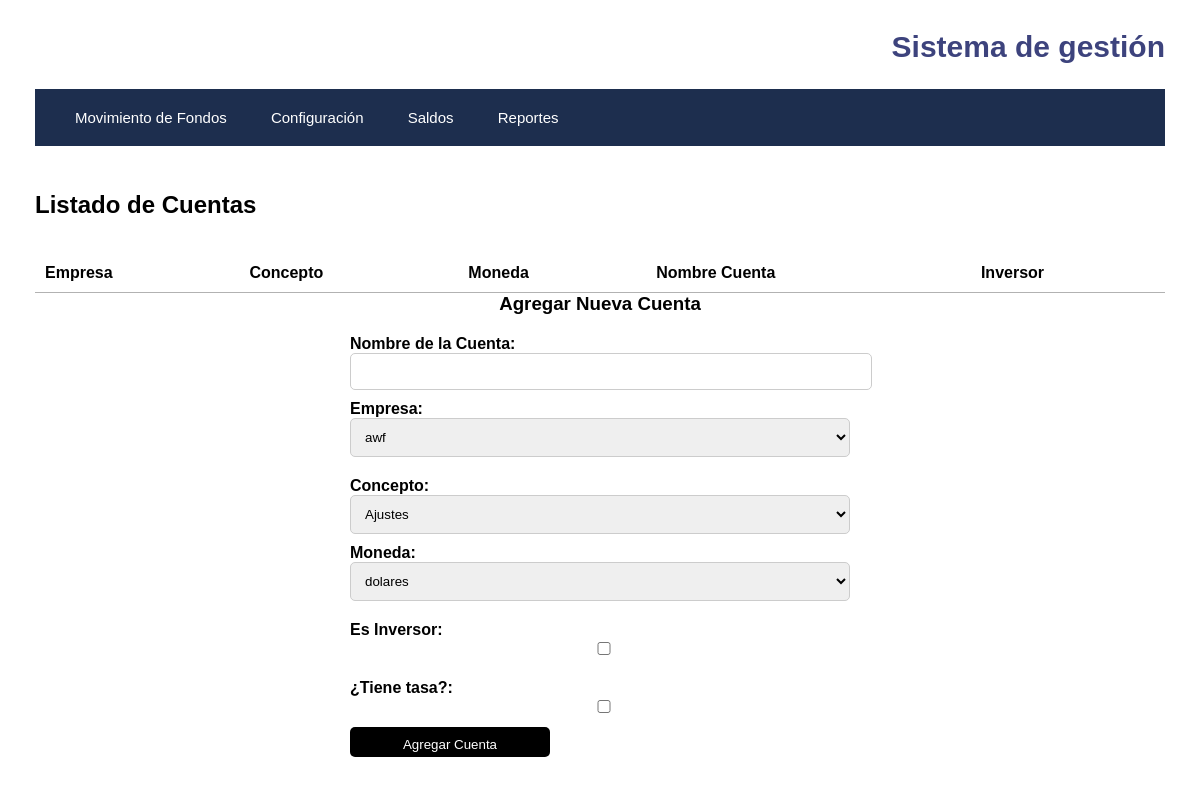
Before: /api/addaccount with the older database file.
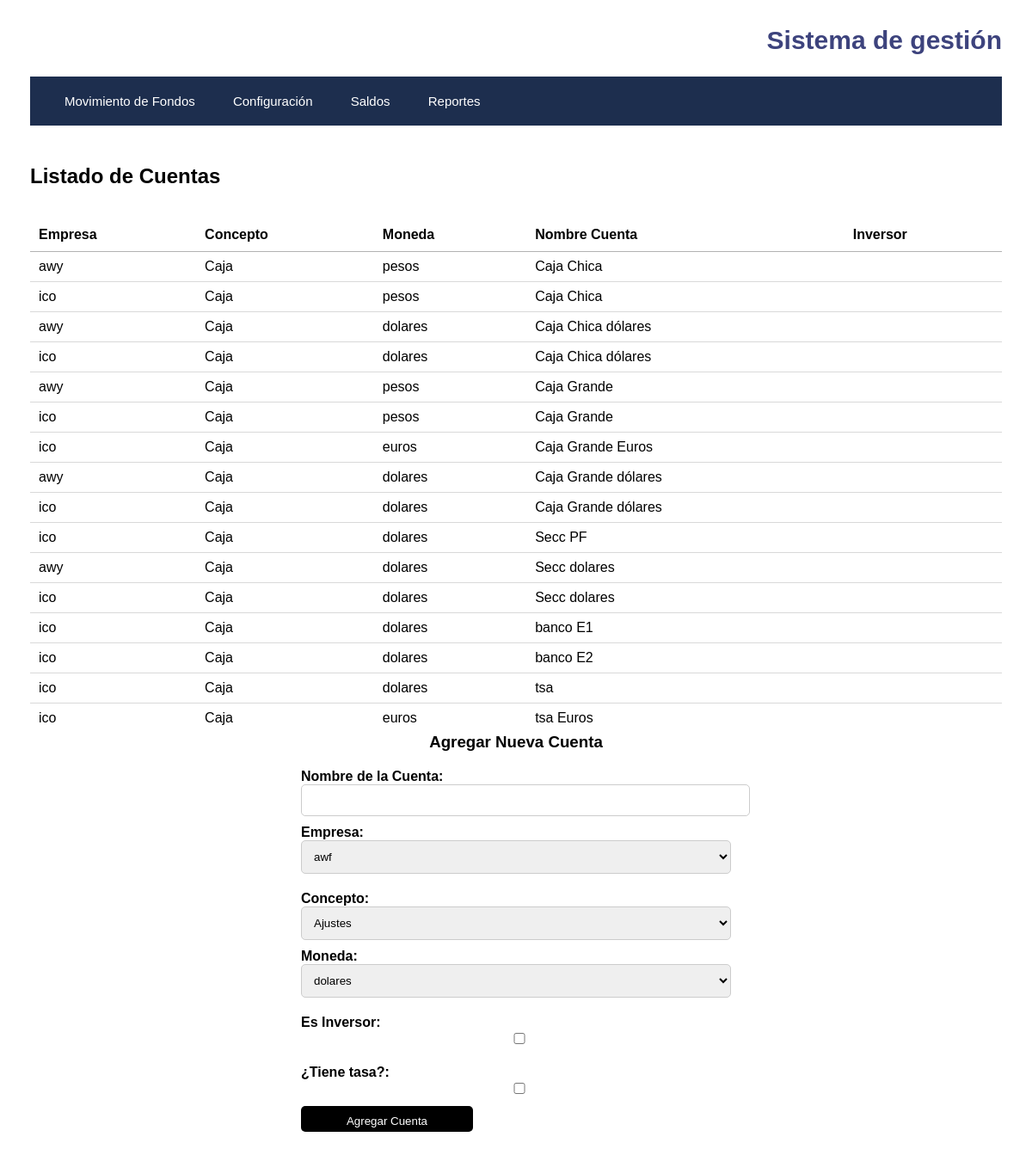
After: the same page with the newer database file.
### Models.py (models this page shows, shortened)
class Cuentas(db.Model):
    id_cuenta = db.Column(db.Integer, primary_key=True)
    id_empresa = db.Column(db.Integer, db.ForeignKey('empresa.id_empresa'))
    id_concepto = db.Column(db.Integer, db.ForeignKey('concepto.id_concepto'))
    id_moneda = db.Column(db.Integer, db.ForeignKey('moneda.id_moneda'))
    nombre_cuenta = db.Column(db.Text)
    inversor_T_F = db.Column(db.Integer)
    id_inversor = db.Column(db.Integer, db.ForeignKey('inversor.id_inversor'))
    tasa_T_F = db.Column(db.Integer)
    empresa = db.relationship('Empresa', foreign_keys=[id_empresa])
    concepto = db.relationship('Concepto', foreign_keys=[id_concepto])
    moneda = db.relationship('Moneda', foreign_keys=[id_moneda])
    inversor = db.relationship('Inversor', foreign_keys=[id_inversor])

class Empresa(db.Model):
    id_empresa = db.Column(db.Integer, unique=True, primary_key=True)
    nombre_empresa = db.Column(db.Text, unique=True)

class Concepto(db.Model):
    id_concepto = db.Column(db.Integer, unique=True, primary_key=True)
    nombre_concepto = db.Column(db.Text, unique=True)

class Moneda(db.Model):
    id_moneda = db.Column(db.Integer, unique=True, primary_key=True)
    descr_moneda = db.Column(db.Text, unique=True)

### app.py (the view)
@app.route("/api/addaccount", methods=["GET"])
def show_account_form():
    opciones_moneda = sorted(Moneda.query.all(), key=lambda moneda: moneda.descr_moneda)
    opciones_empresa = sorted(Empresa.query.all(), key=lambda empresa: empresa.nombre_empresa)
    opciones_concepto = sorted(Concepto.query.all(), key=lambda concepto: concepto.nombre_concepto)
    opciones_cuenta = sorted(Cuentas.query.all(), key=lambda cuenta: cuenta.nombre_cuenta)
    opciones_inversor = sorted(Inversor.query.all(), key=lambda inversor: inversor.nombre_inversor)
    opciones_tasa = sorted(Tasa.query.all(), key=lambda tasa: tasa.fecha)
    return render_template("addaccount.html",opciones_tasa=opciones_tasa,opciones_inversor=opciones_inversor,opciones_cuenta=opciones_cuenta, opciones_moneda=opciones_moneda, opciones_empresa=opciones_empresa, opciones_concepto=opciones_concepto)

### templates/addaccount.html (shortened to what this page needs)
<!DOCTYPE html>
<html lang="en">
<head>
    <link rel="stylesheet" type="text/css" href="{{ url_for('static', filename='style.css') }}">
    <link rel="stylesheet" type="text/css" href="https://cdn.datatables.net/1.11.5/css/jquery.dataTables.css">
</head>
<body>
    {% extends 'base.html' %}
    {% block content %}
        <h2>Listado de Cuentas</h2>
        <div class="styled-table-container">
            <table id="tabla" class="display dataTable" class="styled-table">
                <thead>
                    <tr>
                        <th>Empresa</th>
                        <th>Concepto</th>
                        <th>Moneda</th>
                        <th>Nombre Cuenta</th>
                        <th>Inversor</th>
                    </tr>
                </thead>
                <tbody>
                    {% for cuenta in opciones_cuenta %}
                        <tr>
                            <td>{{ cuenta.empresa.nombre_empresa }}</td>
                            <td>{{ cuenta.concepto.nombre_concepto }}</td>
                            <td>{{ cuenta.moneda.descr_moneda }}</td>
                            <td>{{ cuenta.nombre_cuenta }}</td>
                            <td>{{ cuenta.inversor.nombre_inversor }}</td>
                        </tr>
                    {% endfor %}
                </tbody>
            </table>
        </div>
        <h3>Agregar Nueva Cuenta</h3>
        <form action="/api/addaccount" method="post">
            <div class="form-group">
                <label for="nombre_cuenta">Nombre de la Cuenta:</label>
                <input type="text" id="nombre_cuenta" name="nombre_cuenta" required>
            </div>
            <div class="form-group">
                <label for="nombre_empresa">Empresa:</label>
                <select id="id_empresa" name="id_empresa" required>
                    {% for empresa in opciones_empresa %}
                        <option value="{{ empresa.id_empresa }}">{{ empresa.nombre_empresa }}</option>
                    {% endfor %}
                </select>
            </div>
            <div class="form-group">
                <label for="nombre_conepto">Concepto:</label>
                <select id="id_concepto" name="id_concepto" required>
                    {% for concepto in opciones_concepto %}
                        <option value="{{ concepto.id_concepto }}">{{ concepto.nombre_concepto }}</option>
                    {% endfor %}
                </select>
            </div>
            <div class="form-group">
                <label for="descr_moneda">Moneda:</label>
                <select id="id_moneda" name="id_moneda" required>
                    {% for moneda in opciones_moneda %}
                        <option value="{{ moneda.id_moneda }}">{{ moneda.descr_moneda }}</option>
                    {% endfor %}
                </select>
            </div>
            <div class="form-group">
                <label for="inversor_T_F">Es Inversor:</label>
                <input type="checkbox" id="inversor_T_F" name="inversor_T_F" onclick="toggleInversorField()">
            </div>
            <div class="form-group">
                <label for="tasa_T_F">¿Tiene tasa?:</label>
                <input type="checkbox" id="tasa_T_F" name="tasa_T_F" onclick="toggleTasaField()">
            </div>
            <input type="submit" value="Agregar Cuenta">
        </form>
    {% endblock %}

Changed rows visible on the page:
added Cuentas: empresa.nombre_empresa "awy", concepto.nombre_concepto "Caja", moneda.descr_moneda "pesos", nombre_cuenta "Caja Chica"
added Cuentas: empresa.nombre_empresa "ico", concepto.nombre_concepto "Caja", moneda.descr_moneda "pesos", nombre_cuenta "Caja Chica"
added Cuentas: empresa.nombre_empresa "awy", concepto.nombre_concepto "Caja", moneda.descr_moneda "dolares", nombre_cuenta "Caja Chica dólares"
added Cuentas: empresa.nombre_empresa "ico", concepto.nombre_concepto "Caja", moneda.descr_moneda "dolares", nombre_cuenta "Caja Chica dólares"
added Cuentas: empresa.nombre_empresa "awy", concepto.nombre_concepto "Caja", moneda.descr_moneda "pesos", nombre_cuenta "Caja Grande"
added Cuentas: empresa.nombre_empresa "ico", concepto.nombre_concepto "Caja", moneda.descr_moneda "pesos", nombre_cuenta "Caja Grande"
added Cuentas: empresa.nombre_empresa "ico", concepto.nombre_concepto "Caja", moneda.descr_moneda "euros", nombre_cuenta "Caja Grande Euros"
added Cuentas: empresa.nombre_empresa "awy", concepto.nombre_concepto "Caja", moneda.descr_moneda "dolares", nombre_cuenta "Caja Grande dólares"
added Cuentas: empresa.nombre_empresa "ico", concepto.nombre_concepto "Caja", moneda.descr_moneda "dolares", nombre_cuenta "Caja Grande dólares"
added Cuentas: empresa.nombre_empresa "ico", concepto.nombre_concepto "Caja", moneda.descr_moneda "dolares", nombre_cuenta "Secc PF"
added Cuentas: empresa.nombre_empresa "awy", concepto.nombre_concepto "Caja", moneda.descr_moneda "dolares", nombre_cuenta "Secc dolares"
added Cuentas: empresa.nombre_empresa "ico", concepto.nombre_concepto "Caja", moneda.descr_moneda "dolares", nombre_cuenta "Secc dolares"
added Cuentas: empresa.nombre_empresa "ico", concepto.nombre_concepto "Caja", moneda.descr_moneda "dolares", nombre_cuenta "banco E1"
added Cuentas: empresa.nombre_empresa "ico", concepto.nombre_concepto "Caja", moneda.descr_moneda "dolares", nombre_cuenta "banco E2"
added Cuentas: empresa.nombre_empresa "ico", concepto.nombre_concepto "Caja", moneda.descr_moneda "dolares", nombre_cuenta "tsa"
added Cuentas: empresa.nombre_empresa "ico", concepto.nombre_concepto "Caja", moneda.descr_moneda "euros", nombre_cuenta "tsa Euros"
